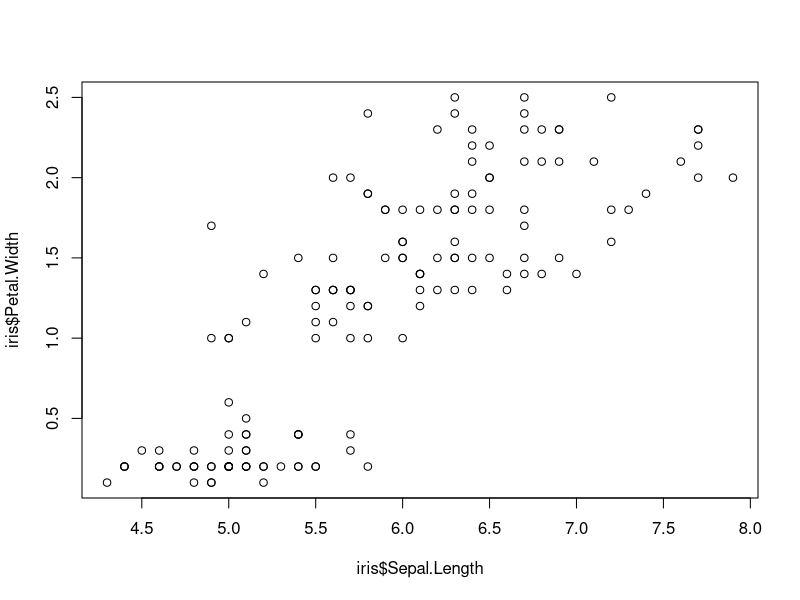
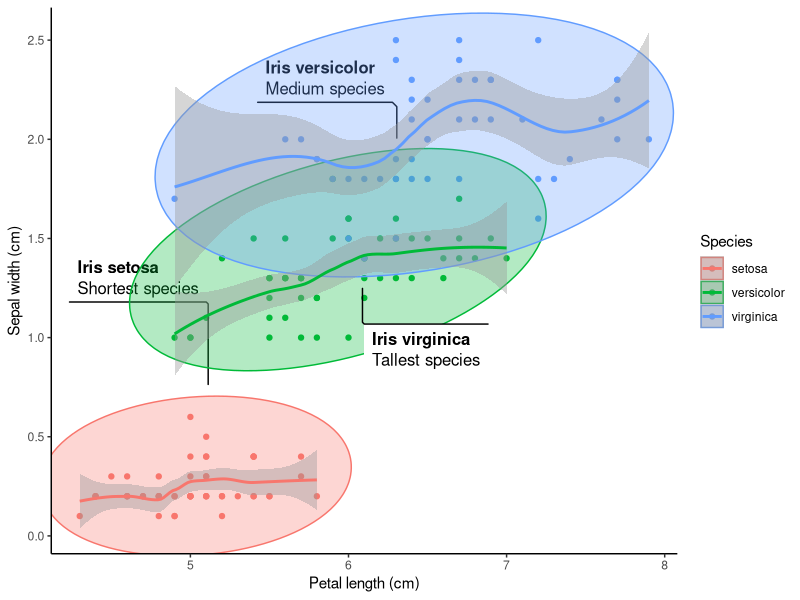
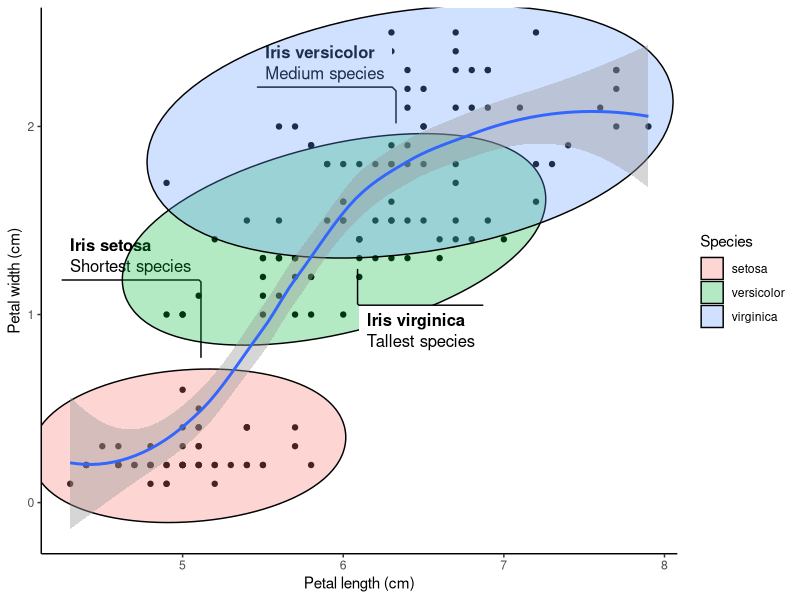
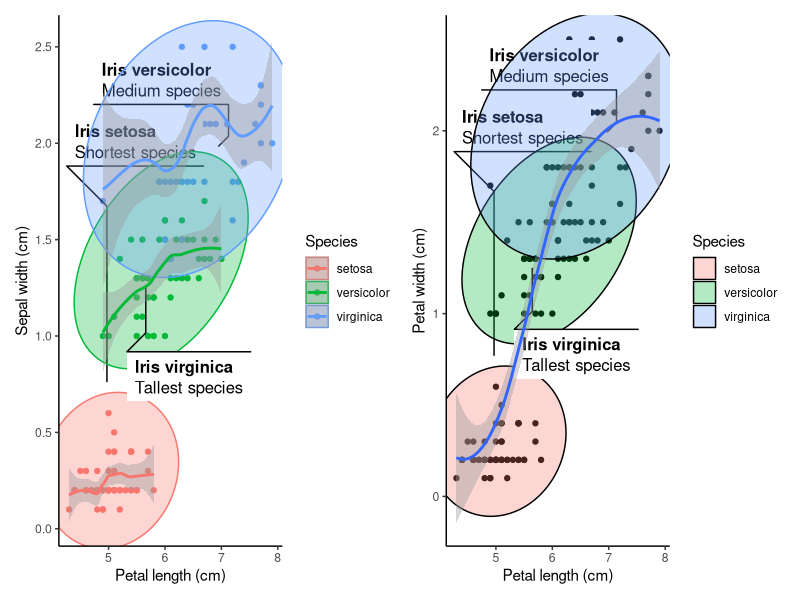
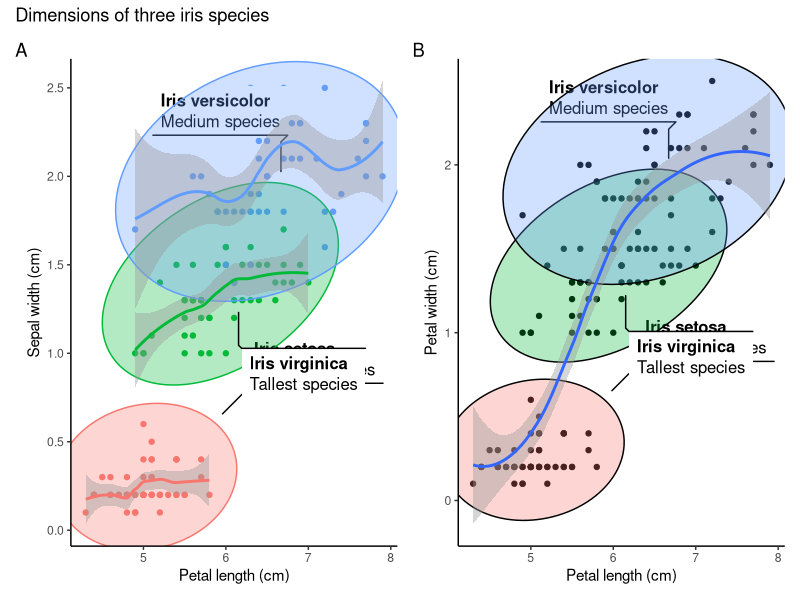
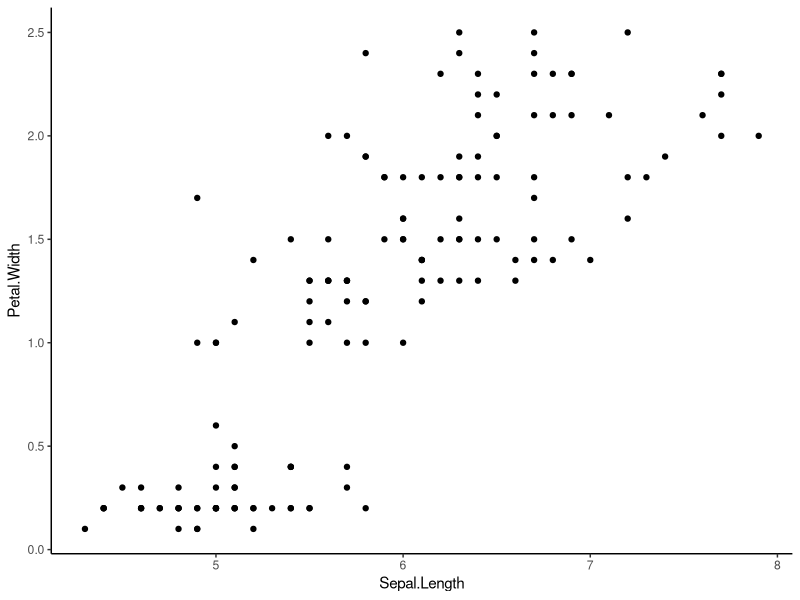
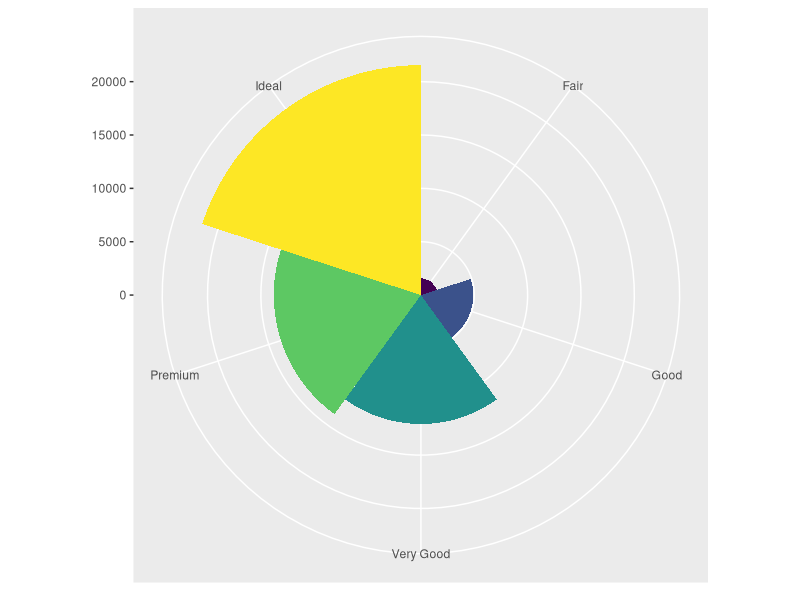
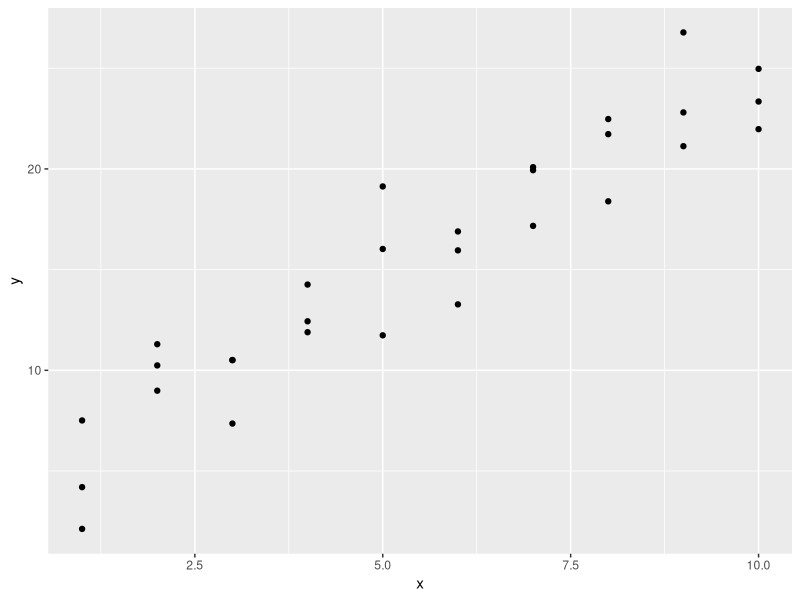

These figures' R source, in order:
# IRIS PLOT ----

# I will use three packages in this plotting exercise

# Install them in case you still don't have them already

# install.packages("patchwork")
# install.packages("ggforce")
# install.packages("ggplot2")

# Let me load the packages using library() function.

library(patchwork)
library(ggforce)
library(ggplot2)
library(tidyverse)
library(modelr)

str(iris) # Checking the structure of the dataset. Returned in Console.

plot(iris$Sepal.Length, iris$Petal.Width) # Basic plot within the R base.

# Creating the first plot of the iris data.

separate_smooth <- ggplot(data = iris,    # Specifying the data to be plotted.
       mapping = aes(x = Sepal.Length,    # Stating the axes data.
                     y = Petal.Width,
                     color = Species)) +  # Ensuring points are colored by spp.
  geom_point() +                          # Deciding the plotting geometry.
  labs(x = "Petal length (cm)",           # Specifying the axes labels.
       y = "Sepal width (cm)") +
  geom_mark_ellipse(aes(fill = Species,   # Adding ellipses for the spps.
                        filter = Species == "setosa",
                        label = "Iris setosa",
                        description = "Shortest species")) +
  geom_mark_ellipse(aes(fill = Species,
                        filter = Species == "versicolor",
                        label = "Iris versicolor",
                        description = "Medium species")) +
  geom_mark_ellipse(aes(fill = Species,
                        filter = Species == "virginica",
                        label = "Iris virginica",
                        description = "Tallest species")) +
  theme_classic() +                      # Having publication ready background.
  geom_smooth()
# Adding smooth line around 95% level.
separate_smooth

# In the above plot, having color within the aes() breakes the data into 
# species-wise groups. Meaning each species group will be smoothed separately.

uniform_smooth <- ggplot(data = iris,
                         mapping = aes(x = Sepal.Length,
                                       y = Petal.Width)) + # Note no color here.
  geom_point() +
  labs(x = "Petal length (cm)",
       y = "Petal width (cm)") +
  geom_mark_ellipse(aes(fill = Species,
                        filter = Species == "setosa",
                        label = "Iris setosa",
                        description = "Shortest species")) +
  geom_mark_ellipse(aes(fill = Species,
                        filter = Species == "versicolor",
                        label = "Iris versicolor",
                        description = "Medium species")) +
  geom_mark_ellipse(aes(fill = Species,
                        filter = Species == "virginica",
                        label = "Iris virginica",
                        description = "Tallest species")) +
  theme_classic() +
  geom_smooth()

uniform_smooth # This is looking cool!

# Avoiding the color parameter in the aes() ensures all species are considered
# together in the subsequent layers arguments. No grouping by species.

# Patchwork package allows for addition of two plots by their object names.
# The addition is so simple, just relying on the plus (+) operator.

combined_plots <- separate_smooth + uniform_smooth # Adding plots.

combined_plots # Even cooler than I thought!
# Now I want to give the plots title and tags or labels to identify them

combined_plots_labeled <- combined_plots +
  plot_annotation(
    title = "Dimensions of three iris species", # Title of both plots.
    tag_levels = "A" # Indicates that the plots will be labelled A, B, C etc.
  ) # This makes the first plot to be A and the next to be B. Checking on 
# documentation will help know more arguments in this function.

# Now I want to remove the legends since the species labels are visible

combined_plots_labeled_no_legend <- combined_plots_labeled &
  theme(legend.position = "none") # Removes legends from the plots.

combined_plots_labeled_no_legend # This will print out the final product.

# Showing that in ggplot2 we can use & instead of plus (+)
library(ggplot2)
attach(iris)

ggplot(data = iris, mapping = aes(x = Sepal.Length, y = Petal.Width)) +
  geom_point() +
  theme_classic()
head(iris)

# I think it has taken me a long time to know this.
# I used ggplot2:: so that I can be sure that the & is supported by ggplot2 and 
# not any other loaded packages such ggforce and patchwork.

ggplot(data = diamonds) +
  geom_bar(mapping = aes(x = cut, fill = cut), show.legend = FALSE, width = 1) +
  theme(aspect.ratio = 1) +
  labs(x = NULL, y = NULL) +
  coord_polar() # coord_flip() can also work well with the data depending on need.
  
# Cool/crazy plot with modelr 

library(modelr)
options(na.action = na.warn)

ggplot(data = sim1, mapping = aes(x = x, y = y)) +
  geom_point() # There is some visible correlation between the variables

models <- tibble(
  a1 = runif(250, -20, 40),
  a2 = runif(250, -5, 5)
)

ggplot(data = sim1, mapping = aes(x = x, y =y)) +
  geom_abline(mapping = aes(intercept = a1, slope = a2),
              data = models, alpha = 1/4) +
  geom_point(col = 'purple', pch = 18, size = 5) +
  labs(x = 'The x-axis', y = 'The y-axis', title = 'Crazy model') +
  theme_classic()
